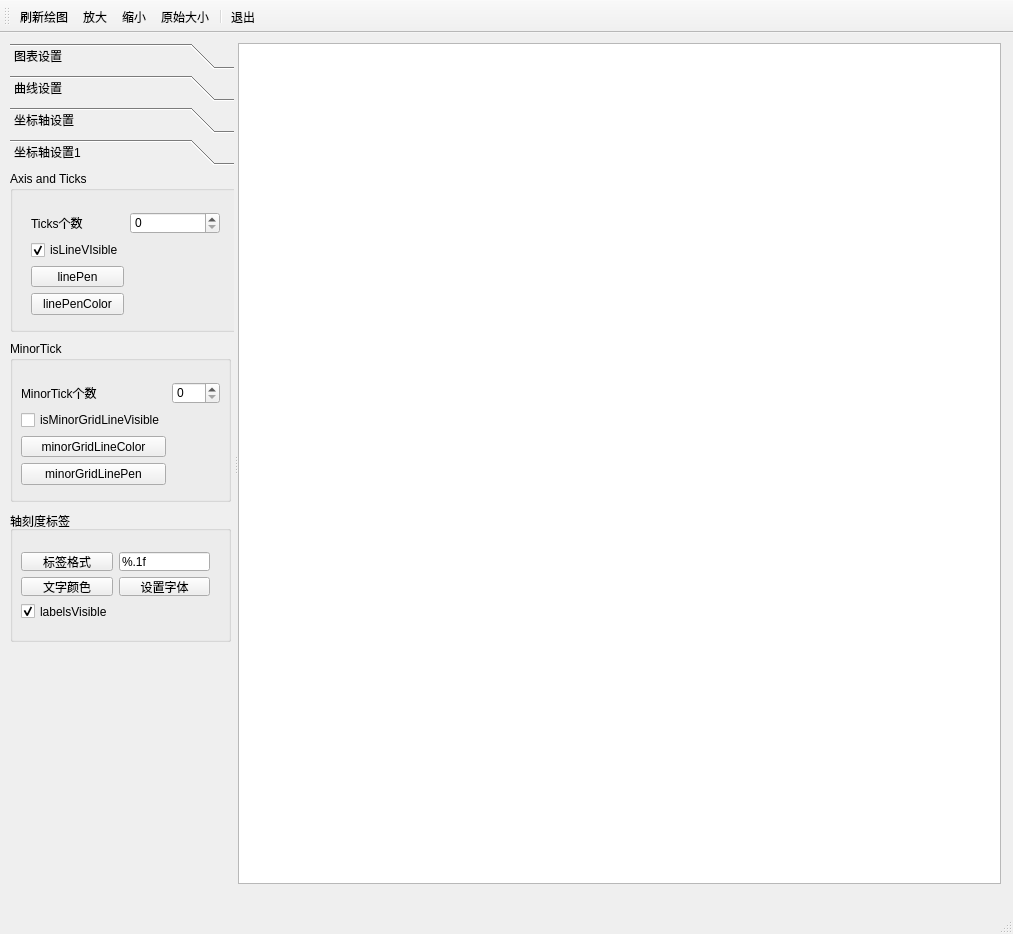
<?xml version="1.0" encoding="UTF-8"?>
<ui version="4.0">
 <class>MainWindow</class>
 <widget class="QMainWindow" name="MainWindow">
  <property name="geometry">
   <rect>
    <x>0</x>
    <y>0</y>
    <width>1013</width>
    <height>934</height>
   </rect>
  </property>
  <property name="windowTitle">
   <string>MainWindow</string>
  </property>
  <widget class="QWidget" name="centralWidget">
   <widget class="QSplitter" name="splitter">
    <property name="geometry">
     <rect>
      <x>10</x>
      <y>10</y>
      <width>991</width>
      <height>841</height>
     </rect>
    </property>
    <property name="orientation">
     <enum>Qt::Horizontal</enum>
    </property>
    <widget class="QToolBox" name="toolBox">
     <property name="maximumSize">
      <size>
       <width>230</width>
       <height>16777215</height>
      </size>
     </property>
     <property name="currentIndex">
      <number>3</number>
     </property>
     <widget class="QWidget" name="page1">
      <property name="geometry">
       <rect>
        <x>0</x>
        <y>0</y>
        <width>230</width>
        <height>693</height>
       </rect>
      </property>
      <attribute name="label">
       <string>图表设置</string>
      </attribute>
      <widget class="QGroupBox" name="groupBox">
       <property name="geometry">
        <rect>
         <x>0</x>
         <y>0</y>
         <width>221</width>
         <height>111</height>
        </rect>
       </property>
       <property name="title">
        <string>标题</string>
       </property>
       <widget class="QWidget" name="gridLayoutWidget">
        <property name="geometry">
         <rect>
          <x>10</x>
          <y>40</y>
          <width>201</width>
          <height>67</height>
         </rect>
        </property>
        <layout class="QGridLayout" name="gridLayout">
         <item row="0" column="1">
          <widget class="QPushButton" name="btnSetChartTitle">
           <property name="text">
            <string>设置</string>
           </property>
          </widget>
         </item>
         <item row="0" column="0">
          <widget class="QLineEdit" name="editTitle">
           <property name="text">
            <string>简单函数曲线</string>
           </property>
          </widget>
         </item>
         <item row="1" column="0">
          <widget class="QPushButton" name="pushButton_2">
           <property name="text">
            <string>设置标题字体</string>
           </property>
          </widget>
         </item>
        </layout>
       </widget>
      </widget>
      <widget class="QGroupBox" name="groupBox_2">
       <property name="geometry">
        <rect>
         <x>0</x>
         <y>120</y>
         <width>221</width>
         <height>141</height>
        </rect>
       </property>
       <property name="title">
        <string>图例</string>
       </property>
       <widget class="QWidget" name="gridLayoutWidget_2">
        <property name="geometry">
         <rect>
          <x>10</x>
          <y>30</y>
          <width>201</width>
          <height>107</height>
         </rect>
        </property>
        <layout class="QGridLayout" name="gridLayout_2">
         <item row="2" column="0">
          <widget class="QCheckBox" name="checkBox">
           <property name="text">
            <string>图例可见</string>
           </property>
          </widget>
         </item>
         <item row="0" column="0">
          <widget class="QRadioButton" name="radioButton">
           <property name="text">
            <string>上方</string>
           </property>
           <property name="checked">
            <bool>true</bool>
           </property>
          </widget>
         </item>
         <item row="1" column="1">
          <widget class="QRadioButton" name="radioButton_4">
           <property name="text">
            <string>右方</string>
           </property>
          </widget>
         </item>
         <item row="1" column="0">
          <widget class="QRadioButton" name="radioButton_3">
           <property name="text">
            <string>左方</string>
           </property>
          </widget>
         </item>
         <item row="0" column="1">
          <widget class="QRadioButton" name="radioButton_2">
           <property name="text">
            <string>下方</string>
           </property>
          </widget>
         </item>
         <item row="2" column="1">
          <widget class="QCheckBox" name="checkBox_2">
           <property name="text">
            <string>背景可见</string>
           </property>
          </widget>
         </item>
         <item row="3" column="0">
          <widget class="QPushButton" name="btnLegendFont">
           <property name="text">
            <string>字体</string>
           </property>
          </widget>
         </item>
         <item row="3" column="1">
          <widget class="QPushButton" name="pushButton_4">
           <property name="text">
            <string>标签颜色</string>
           </property>
          </widget>
         </item>
        </layout>
       </widget>
      </widget>
      <widget class="QGroupBox" name="groupBox_3">
       <property name="geometry">
        <rect>
         <x>0</x>
         <y>270</y>
         <width>221</width>
         <height>181</height>
        </rect>
       </property>
       <property name="title">
        <string>边距</string>
       </property>
       <widget class="QWidget" name="gridLayoutWidget_3">
        <property name="geometry">
         <rect>
          <x>10</x>
          <y>30</y>
          <width>201</width>
          <height>128</height>
         </rect>
        </property>
        <layout class="QGridLayout" name="gridLayout_3">
         <item row="3" column="0">
          <widget class="QLabel" name="label_4">
           <property name="text">
            <string>下边距</string>
           </property>
          </widget>
         </item>
         <item row="0" column="1">
          <widget class="QSpinBox" name="spinMarginLeft">
           <property name="value">
            <number>99</number>
           </property>
          </widget>
         </item>
         <item row="0" column="0">
          <widget class="QLabel" name="label">
           <property name="text">
            <string>左边距</string>
           </property>
          </widget>
         </item>
         <item row="1" column="0">
          <widget class="QLabel" name="label_2">
           <property name="text">
            <string>右边距</string>
           </property>
          </widget>
         </item>
         <item row="3" column="1">
          <widget class="QSpinBox" name="spinMarginBottom">
           <property name="value">
            <number>99</number>
           </property>
          </widget>
         </item>
         <item row="2" column="1">
          <widget class="QSpinBox" name="spinMarginTop">
           <property name="value">
            <number>99</number>
           </property>
          </widget>
         </item>
         <item row="2" column="0">
          <widget class="QLabel" name="label_3">
           <property name="text">
            <string>上边距</string>
           </property>
          </widget>
         </item>
         <item row="1" column="1">
          <widget class="QSpinBox" name="spinMarginRight">
           <property name="value">
            <number>99</number>
           </property>
          </widget>
         </item>
        </layout>
       </widget>
       <widget class="QPushButton" name="pushButton_5">
        <property name="geometry">
         <rect>
          <x>50</x>
          <y>160</y>
          <width>113</width>
          <height>32</height>
         </rect>
        </property>
        <property name="text">
         <string>设置边距</string>
        </property>
       </widget>
      </widget>
      <widget class="QGroupBox" name="groupBox_4">
       <property name="geometry">
        <rect>
         <x>0</x>
         <y>450</y>
         <width>221</width>
         <height>111</height>
        </rect>
       </property>
       <property name="title">
        <string>动画效果</string>
       </property>
       <widget class="QWidget" name="gridLayoutWidget_4">
        <property name="geometry">
         <rect>
          <x>10</x>
          <y>30</y>
          <width>230</width>
          <height>71</height>
         </rect>
        </property>
        <layout class="QGridLayout" name="gridLayout_4">
         <item row="0" column="1">
          <widget class="QComboBox" name="comboBox">
           <item>
            <property name="text">
             <string>NoAnimation</string>
            </property>
           </item>
           <item>
            <property name="text">
             <string>GridAxisAnimations</string>
            </property>
           </item>
          </widget>
         </item>
         <item row="0" column="0">
          <widget class="QLabel" name="label_5">
           <property name="text">
            <string>动画效果</string>
           </property>
          </widget>
         </item>
         <item row="1" column="0">
          <widget class="QLabel" name="label_6">
           <property name="text">
            <string>主题</string>
           </property>
          </widget>
         </item>
         <item row="1" column="1">
          <widget class="QComboBox" name="comboBox_2">
           <item>
            <property name="text">
             <string>Light</string>
            </property>
           </item>
           <item>
            <property name="text">
             <string>Test</string>
            </property>
           </item>
          </widget>
         </item>
        </layout>
       </widget>
      </widget>
     </widget>
     <widget class="QWidget" name="page2">
      <property name="geometry">
       <rect>
        <x>0</x>
        <y>0</y>
        <width>230</width>
        <height>693</height>
       </rect>
      </property>
      <attribute name="label">
       <string>曲线设置</string>
      </attribute>
      <widget class="QGroupBox" name="groupBox_5">
       <property name="geometry">
        <rect>
         <x>0</x>
         <y>0</y>
         <width>221</width>
         <height>101</height>
        </rect>
       </property>
       <property name="title">
        <string>选择操作序列</string>
       </property>
       <widget class="QWidget" name="gridLayoutWidget_5">
        <property name="geometry">
         <rect>
          <x>10</x>
          <y>30</y>
          <width>211</width>
          <height>51</height>
         </rect>
        </property>
        <layout class="QGridLayout" name="gridLayout_5">
         <item row="0" column="0">
          <widget class="QRadioButton" name="radioSeries0">
           <property name="text">
            <string>Sin 曲线</string>
           </property>
           <property name="checked">
            <bool>true</bool>
           </property>
          </widget>
         </item>
         <item row="0" column="1">
          <widget class="QRadioButton" name="radioSeries1">
           <property name="text">
            <string>Cos 曲线</string>
           </property>
          </widget>
         </item>
        </layout>
       </widget>
      </widget>
      <widget class="QGroupBox" name="groupBox_6">
       <property name="geometry">
        <rect>
         <x>0</x>
         <y>110</y>
         <width>221</width>
         <height>181</height>
        </rect>
       </property>
       <property name="title">
        <string>曲线外观</string>
       </property>
       <widget class="QWidget" name="gridLayoutWidget_6">
        <property name="geometry">
         <rect>
          <x>10</x>
          <y>30</y>
          <width>212</width>
          <height>126</height>
         </rect>
        </property>
        <layout class="QGridLayout" name="gridLayout_6">
         <item row="1" column="1">
          <widget class="QCheckBox" name="chkPointVisible">
           <property name="text">
            <string>数据点可见</string>
           </property>
          </widget>
         </item>
         <item row="0" column="0">
          <widget class="QPushButton" name="pushButton_6">
           <property name="text">
            <string>序列名称</string>
           </property>
          </widget>
         </item>
         <item row="1" column="0">
          <widget class="QCheckBox" name="chkSeriesVisible">
           <property name="text">
            <string>序列可见</string>
           </property>
          </widget>
         </item>
         <item row="2" column="1">
          <widget class="QPushButton" name="pushButton_8">
           <property name="text">
            <string>曲线Pen</string>
           </property>
          </widget>
         </item>
         <item row="2" column="0">
          <widget class="QPushButton" name="pushButton_7">
           <property name="text">
            <string>曲线颜色</string>
           </property>
          </widget>
         </item>
         <item row="0" column="1">
          <widget class="QLineEdit" name="editSeriesName">
           <property name="text">
            <string>Sin 曲线</string>
           </property>
          </widget>
         </item>
         <item row="3" column="0">
          <widget class="QLabel" name="label_7">
           <property name="text">
            <string>透明度</string>
           </property>
          </widget>
         </item>
         <item row="3" column="1">
          <widget class="QSlider" name="sliderSeriesOpacity">
           <property name="orientation">
            <enum>Qt::Horizontal</enum>
           </property>
          </widget>
         </item>
        </layout>
       </widget>
      </widget>
      <widget class="QGroupBox" name="groupBox_7">
       <property name="geometry">
        <rect>
         <x>0</x>
         <y>300</y>
         <width>221</width>
         <height>191</height>
        </rect>
       </property>
       <property name="title">
        <string>数据点标签</string>
       </property>
       <widget class="QWidget" name="gridLayoutWidget_7">
        <property name="geometry">
         <rect>
          <x>10</x>
          <y>30</y>
          <width>201</width>
          <height>151</height>
         </rect>
        </property>
        <layout class="QGridLayout" name="gridLayout_7">
         <item row="0" column="0">
          <widget class="QCheckBox" name="chkPointLabelVisible">
           <property name="text">
            <string>数据点标签可见</string>
           </property>
          </widget>
         </item>
         <item row="1" column="0">
          <widget class="QPushButton" name="pushButton_9">
           <property name="text">
            <string>标签颜色</string>
           </property>
          </widget>
         </item>
         <item row="2" column="0">
          <widget class="QPushButton" name="pushButton_10">
           <property name="text">
            <string>标签字体</string>
           </property>
          </widget>
         </item>
        </layout>
       </widget>
      </widget>
      <widget class="QGroupBox" name="groupBox_8">
       <property name="geometry">
        <rect>
         <x>0</x>
         <y>500</y>
         <width>221</width>
         <height>131</height>
        </rect>
       </property>
       <property name="title">
        <string>标签格式</string>
       </property>
       <widget class="QWidget" name="gridLayoutWidget_8">
        <property name="geometry">
         <rect>
          <x>10</x>
          <y>40</y>
          <width>201</width>
          <height>71</height>
         </rect>
        </property>
        <layout class="QGridLayout" name="gridLayout_8">
         <item row="0" column="0">
          <widget class="QCheckBox" name="checkBox_6">
           <property name="text">
            <string>@myPoint</string>
           </property>
           <property name="checked">
            <bool>true</bool>
           </property>
          </widget>
         </item>
         <item row="1" column="0">
          <widget class="QCheckBox" name="checkBox_7">
           <property name="text">
            <string>(@xPoint,@yPoint)</string>
           </property>
          </widget>
         </item>
        </layout>
       </widget>
      </widget>
     </widget>
     <widget class="QWidget" name="page3">
      <property name="geometry">
       <rect>
        <x>0</x>
        <y>0</y>
        <width>230</width>
        <height>693</height>
       </rect>
      </property>
      <attribute name="label">
       <string>坐标轴设置</string>
      </attribute>
      <widget class="QScrollArea" name="scrollArea">
       <property name="geometry">
        <rect>
         <x>0</x>
         <y>0</y>
         <width>221</width>
         <height>721</height>
        </rect>
       </property>
       <property name="widgetResizable">
        <bool>true</bool>
       </property>
       <widget class="QWidget" name="scrollAreaWidgetContents">
        <property name="geometry">
         <rect>
          <x>0</x>
          <y>0</y>
          <width>219</width>
          <height>719</height>
         </rect>
        </property>
        <widget class="QGroupBox" name="groupBox_9">
         <property name="geometry">
          <rect>
           <x>0</x>
           <y>10</y>
           <width>221</width>
           <height>81</height>
          </rect>
         </property>
         <property name="title">
          <string>设置坐标轴对象</string>
         </property>
         <widget class="QWidget" name="gridLayoutWidget_9">
          <property name="geometry">
           <rect>
            <x>10</x>
            <y>30</y>
            <width>201</width>
            <height>41</height>
           </rect>
          </property>
          <layout class="QGridLayout" name="gridLayout_9">
           <item row="0" column="0">
            <widget class="QRadioButton" name="radioX">
             <property name="text">
              <string>X轴</string>
             </property>
             <property name="checked">
              <bool>true</bool>
             </property>
            </widget>
           </item>
           <item row="0" column="1">
            <widget class="QRadioButton" name="radioY">
             <property name="text">
              <string>Y轴</string>
             </property>
            </widget>
           </item>
          </layout>
         </widget>
        </widget>
        <widget class="QGroupBox" name="groupBox_10">
         <property name="geometry">
          <rect>
           <x>0</x>
           <y>100</y>
           <width>221</width>
           <height>151</height>
          </rect>
         </property>
         <property name="title">
          <string>坐标轴总体</string>
         </property>
         <widget class="QWidget" name="gridLayoutWidget_10">
          <property name="geometry">
           <rect>
            <x>10</x>
            <y>20</y>
            <width>201</width>
            <height>124</height>
           </rect>
          </property>
          <layout class="QGridLayout" name="gridLayout_10">
           <item row="1" column="0">
            <widget class="QLabel" name="label_9">
             <property name="text">
              <string>最大值</string>
             </property>
            </widget>
           </item>
           <item row="0" column="0">
            <widget class="QLabel" name="label_8">
             <property name="text">
              <string>最小值</string>
             </property>
            </widget>
           </item>
           <item row="0" column="1">
            <widget class="QSpinBox" name="spinAxisMin"/>
           </item>
           <item row="2" column="0">
            <widget class="QCheckBox" name="chkAxisLineVisible">
             <property name="text">
              <string>isVisible</string>
             </property>
            </widget>
           </item>
           <item row="1" column="1">
            <widget class="QSpinBox" name="spinAxisMax"/>
           </item>
           <item row="3" column="0">
            <widget class="QPushButton" name="pushButton">
             <property name="text">
              <string>设置坐标轴范围</string>
             </property>
            </widget>
           </item>
          </layout>
         </widget>
        </widget>
        <widget class="QGroupBox" name="groupBox_11">
         <property name="geometry">
          <rect>
           <x>0</x>
           <y>260</y>
           <width>221</width>
           <height>151</height>
          </rect>
         </property>
         <property name="title">
          <string>轴标题</string>
         </property>
         <widget class="QWidget" name="gridLayoutWidget_11">
          <property name="geometry">
           <rect>
            <x>0</x>
            <y>20</y>
            <width>211</width>
            <height>121</height>
           </rect>
          </property>
          <layout class="QGridLayout" name="gridLayout_11">
           <item row="0" column="0">
            <widget class="QPushButton" name="pushButton_3">
             <property name="text">
              <string>设置标题</string>
             </property>
            </widget>
           </item>
           <item row="0" column="1">
            <widget class="QLineEdit" name="editAxisTitle">
             <property name="text">
              <string>time(secs)</string>
             </property>
            </widget>
           </item>
           <item row="1" column="0">
            <widget class="QCheckBox" name="chkBoxAxisTitle">
             <property name="text">
              <string>isTitleVisible</string>
             </property>
            </widget>
           </item>
           <item row="1" column="1">
            <widget class="QPushButton" name="pushButton_11">
             <property name="text">
              <string>设置字体</string>
             </property>
            </widget>
           </item>
          </layout>
         </widget>
        </widget>
        <widget class="QGroupBox" name="groupBox_13">
         <property name="geometry">
          <rect>
           <x>0</x>
           <y>420</y>
           <width>211</width>
           <height>111</height>
          </rect>
         </property>
         <property name="title">
          <string>GridLine</string>
         </property>
         <widget class="QWidget" name="gridLayoutWidget_13">
          <property name="geometry">
           <rect>
            <x>0</x>
            <y>20</y>
            <width>211</width>
            <height>92</height>
           </rect>
          </property>
          <layout class="QGridLayout" name="gridLayout_13">
           <item row="0" column="0">
            <widget class="QCheckBox" name="chkGridLineVisible">
             <property name="text">
              <string>IsGridLineVisible</string>
             </property>
            </widget>
           </item>
           <item row="1" column="0">
            <widget class="QPushButton" name="pushButton_15">
             <property name="text">
              <string>gridLineColor</string>
             </property>
            </widget>
           </item>
           <item row="2" column="0">
            <widget class="QPushButton" name="pushButton_16">
             <property name="text">
              <string>gridLinePen</string>
             </property>
            </widget>
           </item>
          </layout>
         </widget>
        </widget>
       </widget>
      </widget>
     </widget>
     <widget class="QWidget" name="page">
      <property name="geometry">
       <rect>
        <x>0</x>
        <y>0</y>
        <width>230</width>
        <height>693</height>
       </rect>
      </property>
      <attribute name="label">
       <string>坐标轴设置1</string>
      </attribute>
      <widget class="QGroupBox" name="groupBox_14">
       <property name="geometry">
        <rect>
         <x>0</x>
         <y>0</y>
         <width>231</width>
         <height>161</height>
        </rect>
       </property>
       <property name="title">
        <string>Axis and Ticks</string>
       </property>
       <widget class="QWidget" name="gridLayoutWidget_14">
        <property name="geometry">
         <rect>
          <x>10</x>
          <y>30</y>
          <width>211</width>
          <height>124</height>
         </rect>
        </property>
        <layout class="QGridLayout" name="gridLayout_14">
         <item row="0" column="1">
          <widget class="QSpinBox" name="spinTickCount"/>
         </item>
         <item row="1" column="0">
          <widget class="QCheckBox" name="chkAxisTickVisible">
           <property name="text">
            <string>isLineVIsible</string>
           </property>
           <property name="checked">
            <bool>true</bool>
           </property>
          </widget>
         </item>
         <item row="0" column="0">
          <widget class="QLabel" name="label_10">
           <property name="text">
            <string>Ticks个数</string>
           </property>
          </widget>
         </item>
         <item row="2" column="0">
          <widget class="QPushButton" name="pushButton_17">
           <property name="text">
            <string>linePen</string>
           </property>
          </widget>
         </item>
         <item row="3" column="0">
          <widget class="QPushButton" name="pushButton_18">
           <property name="text">
            <string>linePenColor</string>
           </property>
          </widget>
         </item>
        </layout>
       </widget>
      </widget>
      <widget class="QGroupBox" name="groupBox_15">
       <property name="geometry">
        <rect>
         <x>0</x>
         <y>170</y>
         <width>221</width>
         <height>161</height>
        </rect>
       </property>
       <property name="title">
        <string>MinorTick</string>
       </property>
       <widget class="QWidget" name="gridLayoutWidget_15">
        <property name="geometry">
         <rect>
          <x>0</x>
          <y>30</y>
          <width>221</width>
          <height>124</height>
         </rect>
        </property>
        <layout class="QGridLayout" name="gridLayout_15">
         <item row="2" column="0">
          <widget class="QPushButton" name="pushButton_19">
           <property name="text">
            <string>minorGridLineColor</string>
           </property>
          </widget>
         </item>
         <item row="0" column="0">
          <widget class="QLabel" name="label_11">
           <property name="text">
            <string>MinorTick个数</string>
           </property>
          </widget>
         </item>
         <item row="0" column="1">
          <widget class="QSpinBox" name="spinMinorTickCount"/>
         </item>
         <item row="1" column="0">
          <widget class="QCheckBox" name="chkMinorTickVisible">
           <property name="text">
            <string>isMinorGridLineVisible</string>
           </property>
          </widget>
         </item>
         <item row="3" column="0">
          <widget class="QPushButton" name="pushButton_20">
           <property name="text">
            <string>minorGridLinePen</string>
           </property>
          </widget>
         </item>
        </layout>
       </widget>
      </widget>
      <widget class="QGroupBox" name="groupBox_12">
       <property name="geometry">
        <rect>
         <x>0</x>
         <y>340</y>
         <width>221</width>
         <height>131</height>
        </rect>
       </property>
       <property name="title">
        <string>轴刻度标签</string>
       </property>
       <widget class="QWidget" name="gridLayoutWidget_12">
        <property name="geometry">
         <rect>
          <x>0</x>
          <y>30</y>
          <width>211</width>
          <height>91</height>
         </rect>
        </property>
        <layout class="QGridLayout" name="gridLayout_12">
         <item row="0" column="0">
          <widget class="QPushButton" name="pushButton_12">
           <property name="text">
            <string>标签格式</string>
           </property>
          </widget>
         </item>
         <item row="1" column="0">
          <widget class="QPushButton" name="pushButton_13">
           <property name="text">
            <string>文字颜色</string>
           </property>
          </widget>
         </item>
         <item row="1" column="1">
          <widget class="QPushButton" name="pushButton_14">
           <property name="text">
            <string>设置字体</string>
           </property>
          </widget>
         </item>
         <item row="0" column="1">
          <widget class="QLineEdit" name="editAxisLabelFormat">
           <property name="text">
            <string>%.1f</string>
           </property>
          </widget>
         </item>
         <item row="2" column="0">
          <widget class="QCheckBox" name="chkBoxLabelsVisible">
           <property name="text">
            <string>labelsVisible</string>
           </property>
           <property name="checked">
            <bool>true</bool>
           </property>
          </widget>
         </item>
        </layout>
       </widget>
      </widget>
     </widget>
    </widget>
    <widget class="QChartView" name="chartView"/>
   </widget>
  </widget>
  <widget class="QMenuBar" name="menuBar">
   <property name="geometry">
    <rect>
     <x>0</x>
     <y>0</y>
     <width>1013</width>
     <height>22</height>
    </rect>
   </property>
  </widget>
  <widget class="QToolBar" name="mainToolBar">
   <attribute name="toolBarArea">
    <enum>TopToolBarArea</enum>
   </attribute>
   <attribute name="toolBarBreak">
    <bool>false</bool>
   </attribute>
   <addaction name="actRefresh"/>
   <addaction name="actZoomIn"/>
   <addaction name="actZoomOut"/>
   <addaction name="actRestore"/>
   <addaction name="separator"/>
   <addaction name="actQuit"/>
  </widget>
  <widget class="QStatusBar" name="statusBar"/>
  <action name="actRefresh">
   <property name="text">
    <string>刷新绘图</string>
   </property>
   <property name="toolTip">
    <string>刷新绘图</string>
   </property>
  </action>
  <action name="actZoomIn">
   <property name="text">
    <string>放大</string>
   </property>
   <property name="toolTip">
    <string>放大</string>
   </property>
  </action>
  <action name="actZoomOut">
   <property name="text">
    <string>缩小</string>
   </property>
   <property name="toolTip">
    <string>缩小</string>
   </property>
  </action>
  <action name="actRestore">
   <property name="text">
    <string>原始大小</string>
   </property>
   <property name="toolTip">
    <string>原始大小</string>
   </property>
  </action>
  <action name="actQuit">
   <property name="text">
    <string>退出</string>
   </property>
   <property name="toolTip">
    <string>退出</string>
   </property>
  </action>
 </widget>
 <layoutdefault spacing="6" margin="11"/>
 <customwidgets>
  <customwidget>
   <class>QChartView</class>
   <extends>QGraphicsView</extends>
   <header>qchartview.h</header>
  </customwidget>
 </customwidgets>
 <resources/>
 <connections>
  <connection>
   <sender>actQuit</sender>
   <signal>triggered()</signal>
   <receiver>MainWindow</receiver>
   <slot>close()</slot>
   <hints>
    <hint type="sourcelabel">
     <x>-1</x>
     <y>-1</y>
    </hint>
    <hint type="destinationlabel">
     <x>316</x>
     <y>199</y>
    </hint>
   </hints>
  </connection>
 </connections>
</ui>
